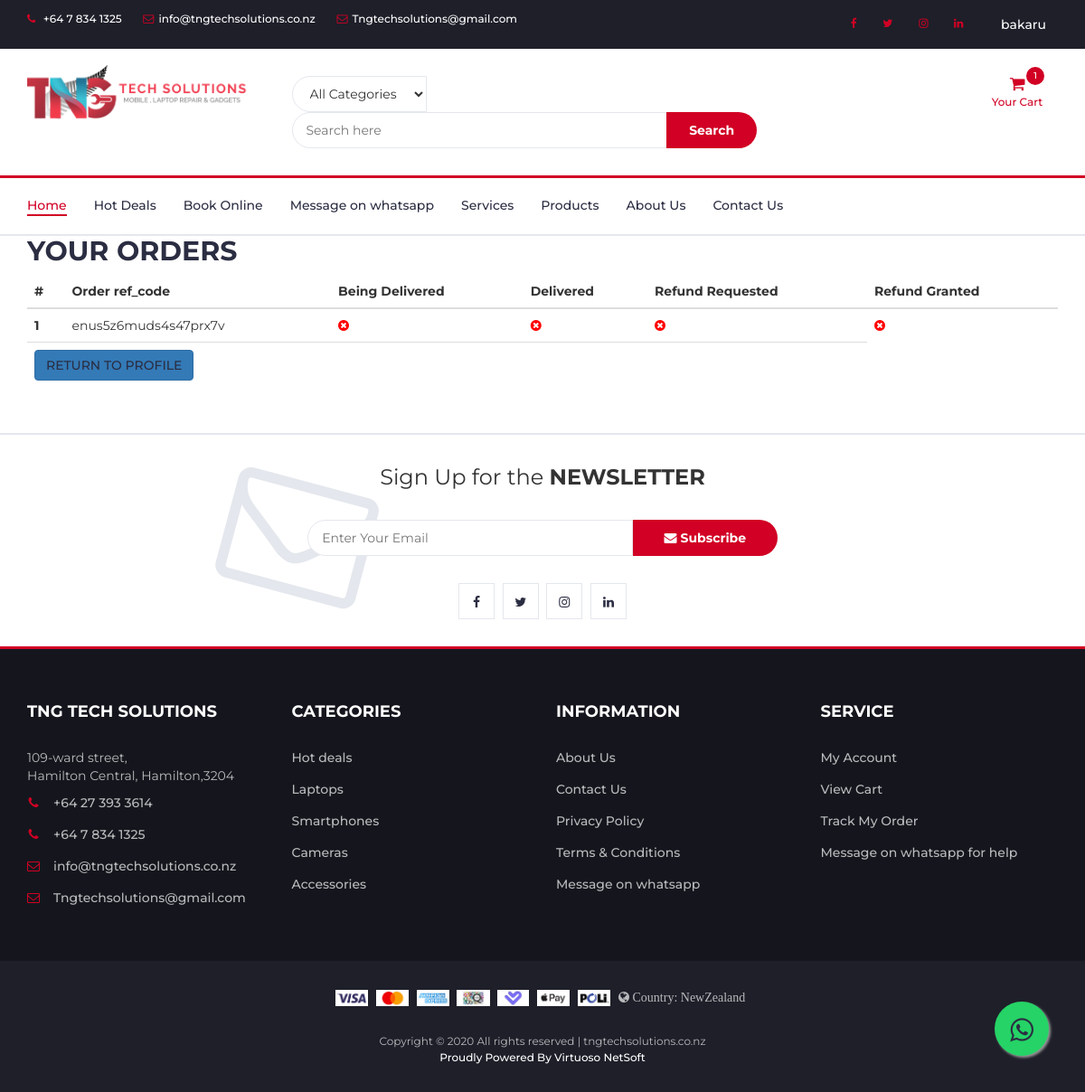
/trackorder/enus5z6muds4s47prx7v/ (signed in), run on an earlier commit of the app's database.
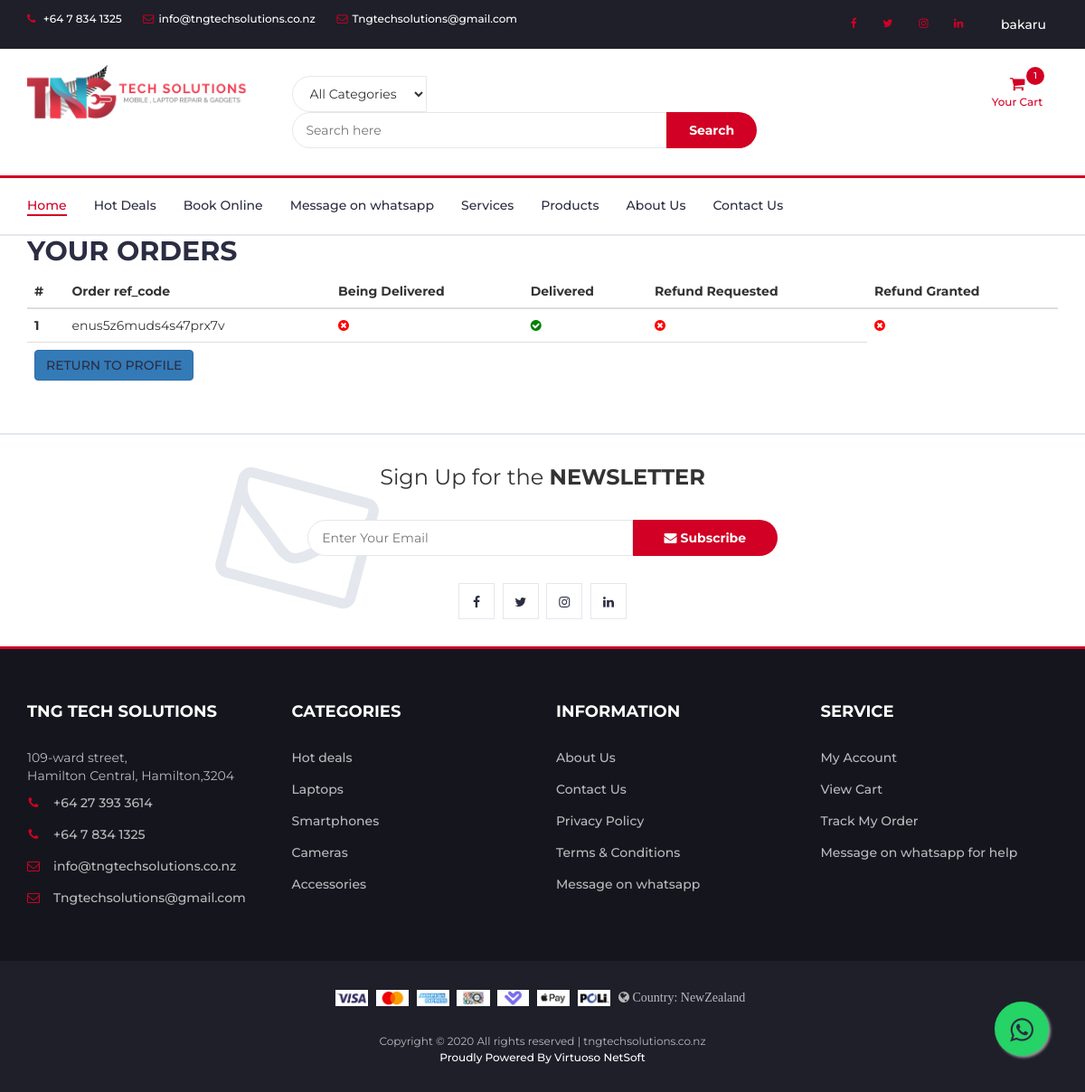
And on a later commit of the database.
### prod/models.py (models this page shows, shortened)
class Order(models.Model):
    user=models.ForeignKey(User,on_delete=models.CASCADE)
    ref_code=models.CharField(max_length=20,blank=True,null=True)
    tngproduct=models.ManyToManyField(OrderItem)
    ordered=models.BooleanField(default=False)
    start_date=models.DateTimeField(default=timezone.now)
    ordered_date=models.DateTimeField()
    shipping_address=models.ForeignKey('Address',related_name='shipping_address',on_delete=models.SET_NULL,blank=True,null=True)
    billing_address=models.ForeignKey('Address',related_name='billing_address',on_delete=models.SET_NULL,blank=True,null=True)
    payment=models.ForeignKey('Payment',on_delete=models.SET_NULL,blank=True,null=True)
    coupon = models.ForeignKey('Coupon',on_delete=models.SET_NULL,blank=True,null=True)
    being_delivered=models.BooleanField(default=False)
    received=models.BooleanField(default=False)
    refund_requested=models.BooleanField(default=False)
    refund_granted=models.BooleanField(default=False)

### prod/views.py (the view)
# urls.py: path('trackorder/<refcode>/',ob.trackorder,name='trackorder'),
def trackorder(request,refcode):
    order_tracked = Order.objects.filter(user=request.user,ordered=True,ref_code=refcode)
    if order_tracked.exists():
        context={
            'ot':order_tracked
        }
    else:
        context={
            'ot':order_tracked
        }
        messages.warning(request,f'Oops! Order not found')
    return render(request,'prod/trackorder.html',context)

### prod/templatetags/cart_template_tags.py (called while the page is built)
@register.filter
def cart_item_count(user):
    if user.is_authenticated:
        qs=Order.objects.filter(user=user,ordered=False)
        if qs.exists():
            return qs[0].tngproduct.count()
    return 0

### prod/templates/prod/trackorder.html (shortened to what this page needs)
{% extends "prod/base.html" %}
{% block content %}
<div class="table-responsive">
  <h2>YOUR ORDERS</h2>
  <table class="table">
    <thead>
      <tr>
        <th scope="col">#</th>
        <th scope="col">Order ref_code</th>
        <th scope="col">Being Delivered</th>
        <th scope="col">Delivered</th>
        <th scope="col">Refund Requested</th>
        <th scope="col">Refund Granted</th>
      </tr>
    </thead>
    <tbody>
      {% for order_item in ot.all %}
      <tr>
        <th scope="row">{{ forloop.counter }}</th>
        <td>
          {{order_item.ref_code}}
        </td>
        {% if order_item.being_delivered %}
        <td><i class="fa fa-check-circle" style="color:green;"></i></td>
        {% else %}
        <td><i class="fa fa-times-circle" style="color:red;"></i></td>
        {% endif %}
        {% if order_item.received %}
        <td><i class="fa fa-check-circle" style="color:green;"></i></td>
        {% else %}
        <td><i class="fa fa-times-circle" style="color:red;"></i></td>
        {% endif %}
        {% if order_item.refund_requested %}
        <td><i class="fa fa-check-circle" style="color:green;"></i></td>
        {% else %}
        <td><i class="fa fa-times-circle" style="color:red;"></i></td>
        {% endif %}
        {% if order_item.refund_granted %}
        <td><i class="fa fa-check-circle" style="color:green;"></i></td>
        {% else %}
        <td><i class="fa fa-times-circle" style="color:red;"></i></td>
        {% endif %}
      </tr>
      {% endfor %}
      <tr>
        <td colspan="5">
          <a href="{% url 'profile' %}" class='btn btn-primary float-right'>RETURN TO PROFILE</a>
        </td>
      </tr>
    </tbody>
  </table>
</div>
{% endblock content %}

What changed in the data, as far as the page shows it:
changed Order "enus5z6muds4s47prx7v": received False → True (drawn)
